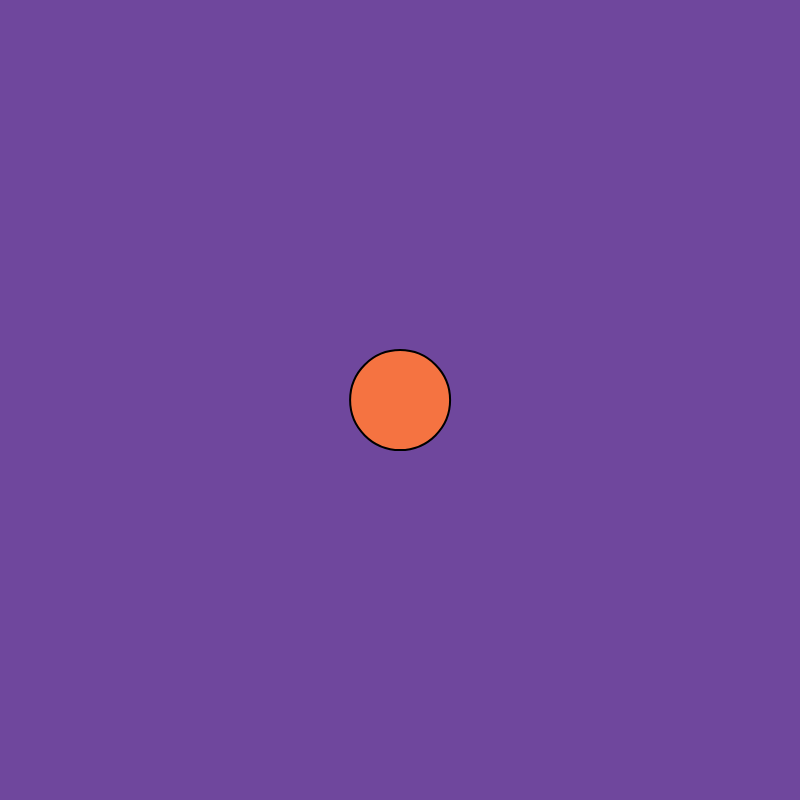
Frame 1 (no input)
Frame 60 (no input): blank canvas, image omitted
Frame 120 (the mouse pressed at the canvas centre since frame 60): blank canvas, image omitted

The p5.js sketch that drew this single still picture (run headless with seeded random() and noise() and a simulated clock; from frame 60 on, the mouse is pressed at the canvas centre):

// p5.js sketch
// ── sketch.js
let mover;
let inputArray;

function setup() {
  createCanvas(800, 800);
  mover = new Mover();
  inputArray = [3, 6, -2, -5, 7, 3];
  console.log(solution(inputArray));
}

function draw() {
  background(111, 71, 157, 255);

  let gravity = createVector(0, 0.1);
  mover.applyForce(gravity);

  let wind = createVector(0.1, 0);
  mover.applyForce(wind);

  mover.update();
  mover.edges();
  mover.display();
}

function mouseReleased() {
  return true;
}

function solution(inputArray_) {
  inputArray_.sort();
  console.log(inputArray_.length)
  return inputArray_[inputArray_.length-1] * inputArray_[inputArray_.length-2];//sortedArray[inputArray_];
}

// ── mover.js
class Mover {
  constructor() {
    this.size = 100;
    this.position = createVector(width / 2, height / 2);
    this.velocity = createVector();
    this.acceleration = createVector();
    this.topspeed = 100;
  }

  applyForce(force) {
    this.acceleration.add(force);
  }

  edges() {
    if (this.position.y >= height - this.size / 2) {
      this.position.y = height - this.size / 2;
      this.velocity.y *= -1;
    }
  }

  update() {
    this.velocity.add(this.acceleration);
    this.position.add(this.velocity);
  }

  display() {
    stroke(0);
    strokeWeight(2);
    fill(245,115,65,255);
    ellipse(this.position.x, this.position.y, this.size);
  }
}
